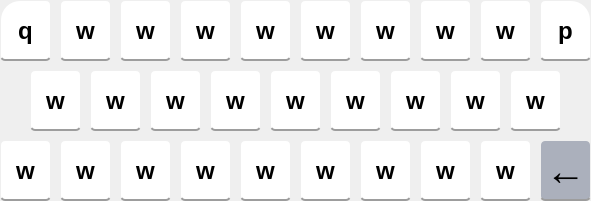
     <widget class="QFrame" name="frame_3">
      <property name="geometry">
       <rect>
        <x>10</x>
        <y>10</y>
        <width>591</width>
        <height>201</height>
       </rect>
      </property>
      <property name="styleSheet">
       <string notr="true">border:none;
border-radius:0px;</string>
      </property>
      <property name="frameShape">
       <enum>QFrame::StyledPanel</enum>
      </property>
      <property name="frameShadow">
       <enum>QFrame::Raised</enum>
      </property>
      <widget class="QPushButton" name="pushButton_32">
       <property name="geometry">
        <rect>
         <x>0</x>
         <y>0</y>
         <width>51</width>
         <height>61</height>
        </rect>
       </property>
       <property name="font">
        <font>
         <family>Arial</family>
         <pointsize>18</pointsize>
         <weight>75</weight>
         <bold>true</bold>
        </font>
       </property>
       <property name="styleSheet">
        <string notr="true">#pushButton_32{
border: 2px solid;
border-left-color: none;
border-right-color: none;
border-top-color:  none;
border-bottom-color: rgb(157, 157, 157);
background-color: rgb(255, 255, 255);
border-radius: 5px;
border-top-left-radius: 20px;

}
#pushButton_32:hover{
background-color: rgb(200,207,215);
padding-bottom: 5px;
padding-right: 5px;
}
#pushButton_32:pressed {
padding-top:5px;
padding-left:5px;
background-color: rgba(171,176,188,255);
}

</string>
       </property>
       <property name="text">
        <string>q</string>
       </property>
      </widget>
      <widget class="QPushButton" name="pushButton_33">
       <property name="geometry">
        <rect>
         <x>540</x>
         <y>0</y>
         <width>51</width>
         <height>61</height>
        </rect>
       </property>
       <property name="font">
        <font>
         <family>Arial</family>
         <pointsize>18</pointsize>
         <weight>75</weight>
         <bold>true</bold>
        </font>
       </property>
       <property name="styleSheet">
        <string notr="true">#pushButton_33{
border: 2px solid;
border-left-color: none;
border-right-color: none;
border-top-color:  none;
border-bottom-color: rgb(157, 157, 157);
background-color: rgb(255, 255, 255);
border-radius: 5px;
border-top-right-radius: 20px;
}
#pushButton_33:hover{
background-color: rgb(200,207,215);
padding-bottom: 5px;
padding-right: 5px;
}
#pushButton_33:pressed {
padding-top:5px;
padding-left:5px;
background-color: rgba(171,176,188,255);
}

</string>
       </property>
       <property name="text">
        <string>p</string>
       </property>
      </widget>
      <widget class="QPushButton" name="pushButton_34">
       <property name="geometry">
        <rect>
         <x>60</x>
         <y>0</y>
         <width>51</width>
         <height>61</height>
        </rect>
       </property>
       <property name="font">
        <font>
         <family>Arial</family>
         <pointsize>18</pointsize>
         <weight>75</weight>
         <bold>true</bold>
        </font>
       </property>
       <property name="styleSheet">
        <string notr="true">#pushButton_34{

background-color: rgb(255, 255, 255);
border-radius: 5px;
border: 2px solid;
border-left-color: none;
border-right-color: none;
border-top-color:  none;
border-bottom-color: rgb(157, 157, 157);
}
#pushButton_34:hover{
background-color: rgb(200,207,215);
padding-bottom: 5px;
padding-right: 5px;
}
#pushButton_34:pressed {
padding-top:5px;
padding-left:5px;
background-color: rgba(171,176,188,255);
}

</string>
       </property>
       <property name="text">
        <string>w</string>
       </property>
      </widget>
      <widget class="QPushButton" name="pushButton_35">
       <property name="geometry">
        <rect>
         <x>120</x>
         <y>0</y>
         <width>51</width>
         <height>61</height>
        </rect>
       </property>
       <property name="font">
        <font>
         <family>Arial</family>
         <pointsize>18</pointsize>
         <weight>75</weight>
         <bold>true</bold>
        </font>
       </property>
       <property name="styleSheet">
        <string notr="true">#pushButton_35{

background-color: rgb(255, 255, 255);
border-radius: 5px;
border: 2px solid;
border-left-color: none;
border-right-color: none;
border-top-color:  none;
border-bottom-color: rgb(157, 157, 157);
}
#pushButton_35:hover{
background-color: rgb(200,207,215);
padding-bottom: 5px;
padding-right: 5px;
}
#pushButton_35:pressed {
padding-top:5px;
padding-left:5px;
background-color: rgba(171,176,188,255);
}

</string>
       </property>
       <property name="text">
        <string>w</string>
       </property>
      </widget>
      <widget class="QPushButton" name="pushButton_36">
       <property name="geometry">
        <rect>
         <x>180</x>
         <y>0</y>
         <width>51</width>
         <height>61</height>
        </rect>
       </property>
       <property name="font">
        <font>
         <family>Arial</family>
         <pointsize>18</pointsize>
         <weight>75</weight>
         <bold>true</bold>
        </font>
       </property>
       <property name="styleSheet">
        <string notr="true">#pushButton_36{

background-color: rgb(255, 255, 255);
border-radius: 5px;
border: 2px solid;
border-left-color: none;
border-right-color: none;
border-top-color:  none;
border-bottom-color: rgb(157, 157, 157);
}
#pushButton_36:hover{
background-color: rgb(200,207,215);
padding-bottom: 5px;
padding-right: 5px;
}
#pushButton_36:pressed {
padding-top:5px;
padding-left:5px;
background-color: rgba(171,176,188,255);
}

</string>
       </property>
       <property name="text">
        <string>w</string>
       </property>
      </widget>
      <widget class="QPushButton" name="pushButton_37">
       <property name="geometry">
        <rect>
         <x>240</x>
         <y>0</y>
         <width>51</width>
         <height>61</height>
        </rect>
       </property>
       <property name="font">
        <font>
         <family>Arial</family>
         <pointsize>18</pointsize>
         <weight>75</weight>
         <bold>true</bold>
        </font>
       </property>
       <property name="styleSheet">
        <string notr="true">#pushButton_37{

background-color: rgb(255, 255, 255);
border-radius: 5px;
border: 2px solid;
border-left-color: none;
border-right-color: none;
border-top-color:  none;
border-bottom-color: rgb(157, 157, 157);
}
#pushButton_37:hover{
background-color: rgb(200,207,215);
padding-bottom: 5px;
padding-right: 5px;
}
#pushButton_37:pressed {
padding-top:5px;
padding-left:5px;
background-color: rgba(171,176,188,255);
}

</string>
       </property>
       <property name="text">
        <string>w</string>
       </property>
      </widget>
      <widget class="QPushButton" name="pushButton_38">
       <property name="geometry">
        <rect>
         <x>300</x>
         <y>0</y>
         <width>51</width>
         <height>61</height>
        </rect>
       </property>
       <property name="font">
        <font>
         <family>Arial</family>
         <pointsize>18</pointsize>
         <weight>75</weight>
         <bold>true</bold>
        </font>
       </property>
       <property name="styleSheet">
        <string notr="true">#pushButton_38{

background-color: rgb(255, 255, 255);
border-radius: 5px;
border: 2px solid;
border-left-color: none;
border-right-color: none;
border-top-color:  none;
border-bottom-color: rgb(157, 157, 157);
}
#pushButton_38:hover{
background-color: rgb(200,207,215);
padding-bottom: 5px;
padding-right: 5px;
}
#pushButton_38:pressed {
padding-top:5px;
padding-left:5px;
background-color: rgba(171,176,188,255);
}

</string>
       </property>
       <property name="text">
        <string>w</string>
       </property>
      </widget>
      <widget class="QPushButton" name="pushButton_39">
       <property name="geometry">
        <rect>
         <x>360</x>
         <y>0</y>
         <width>51</width>
         <height>61</height>
        </rect>
       </property>
       <property name="font">
        <font>
         <family>Arial</family>
         <pointsize>18</pointsize>
         <weight>75</weight>
         <bold>true</bold>
        </font>
       </property>
       <property name="styleSheet">
        <string notr="true">#pushButton_39{

background-color: rgb(255, 255, 255);
border-radius: 5px;
border: 2px solid;
border-left-color: none;
border-right-color: none;
border-top-color:  none;
border-bottom-color: rgb(157, 157, 157);
}
#pushButton_39:hover{
background-color: rgb(200,207,215);
padding-bottom: 5px;
padding-right: 5px;
}
#pushButton_39:pressed {
padding-top:5px;
padding-left:5px;
background-color: rgba(171,176,188,255);
}

</string>
       </property>
       <property name="text">
        <string>w</string>
       </property>
      </widget>
      <widget class="QPushButton" name="pushButton_40">
       <property name="geometry">
        <rect>
         <x>420</x>
         <y>0</y>
         <width>51</width>
         <height>61</height>
        </rect>
       </property>
       <property name="font">
        <font>
         <family>Arial</family>
         <pointsize>18</pointsize>
         <weight>75</weight>
         <bold>true</bold>
        </font>
       </property>
       <property name="styleSheet">
        <string notr="true">#pushButton_40{

background-color: rgb(255, 255, 255);
border-radius: 5px;
border: 2px solid;
border-left-color: none;
border-right-color: none;
border-top-color:  none;
border-bottom-color: rgb(157, 157, 157);
}
#pushButton_40:hover{
background-color: rgb(200,207,215);
padding-bottom: 5px;
padding-right: 5px;
}
#pushButton_40:pressed {
padding-top:5px;
padding-left:5px;
background-color: rgba(171,176,188,255);
}

</string>
       </property>
       <property name="text">
        <string>w</string>
       </property>
      </widget>
      <widget class="QPushButton" name="pushButton_41">
       <property name="geometry">
        <rect>
         <x>480</x>
         <y>0</y>
         <width>51</width>
         <height>61</height>
        </rect>
       </property>
       <property name="font">
        <font>
         <family>Arial</family>
         <pointsize>18</pointsize>
         <weight>75</weight>
         <bold>true</bold>
        </font>
       </property>
       <property name="styleSheet">
        <string notr="true">#pushButton_41{

background-color: rgb(255, 255, 255);
border-radius: 5px;
border: 2px solid;
border-left-color: none;
border-right-color: none;
border-top-color:  none;
border-bottom-color: rgb(157, 157, 157);
}
#pushButton_41:hover{
background-color: rgb(200,207,215);
padding-bottom: 5px;
padding-right: 5px;
}
#pushButton_41:pressed {
padding-top:5px;
padding-left:5px;
background-color: rgba(171,176,188,255);
}

</string>
       </property>
       <property name="text">
        <string>w</string>
       </property>
      </widget>
      <widget class="QPushButton" name="pushButton_42">
       <property name="geometry">
        <rect>
         <x>30</x>
         <y>70</y>
         <width>51</width>
         <height>61</height>
        </rect>
       </property>
       <property name="font">
        <font>
         <family>Arial</family>
         <pointsize>18</pointsize>
         <weight>75</weight>
         <bold>true</bold>
        </font>
       </property>
       <property name="styleSheet">
        <string notr="true">#pushButton_42{

background-color: rgb(255, 255, 255);
border-radius: 5px;
border: 2px solid;
border-left-color: none;
border-right-color: none;
border-top-color:  none;
border-bottom-color: rgb(157, 157, 157);
}
#pushButton_42:hover{
background-color: rgb(200,207,215);
padding-bottom: 5px;
padding-right: 5px;
}
#pushButton_42:pressed {
padding-top:5px;
padding-left:5px;
background-color: rgba(171,176,188,255);
}

</string>
       </property>
       <property name="text">
        <string>w</string>
       </property>
      </widget>
      <widget class="QPushButton" name="pushButton_43">
       <property name="geometry">
        <rect>
         <x>90</x>
         <y>70</y>
         <width>51</width>
         <height>61</height>
        </rect>
       </property>
       <property name="font">
        <font>
         <family>Arial</family>
         <pointsize>18</pointsize>
         <weight>75</weight>
         <bold>true</bold>
        </font>
       </property>
       <property name="styleSheet">
        <string notr="true">#pushButton_43{

background-color: rgb(255, 255, 255);
border-radius: 5px;
border: 2px solid;
border-left-color: none;
border-right-color: none;
border-top-color:  none;
border-bottom-color: rgb(157, 157, 157);
}
#pushButton_43:hover{
background-color: rgb(200,207,215);
padding-bottom: 5px;
padding-right: 5px;
}
#pushButton_43:pressed {
padding-top:5px;
padding-left:5px;
background-color: rgba(171,176,188,255);
}

</string>
       </property>
       <property name="text">
        <string>w</string>
       </property>
      </widget>
      <widget class="QPushButton" name="pushButton_44">
       <property name="geometry">
        <rect>
         <x>150</x>
         <y>70</y>
         <width>51</width>
         <height>61</height>
        </rect>
       </property>
       <property name="font">
        <font>
         <family>Arial</family>
         <pointsize>18</pointsize>
         <weight>75</weight>
         <bold>true</bold>
        </font>
       </property>
       <property name="styleSheet">
        <string notr="true">#pushButton_44{

background-color: rgb(255, 255, 255);
border-radius: 5px;
border: 2px solid;
border-left-color: none;
border-right-color: none;
border-top-color:  none;
border-bottom-color: rgb(157, 157, 157);
}
#pushButton_44:hover{
background-color: rgb(200,207,215);
padding-bottom: 5px;
padding-right: 5px;
}
#pushButton_44:pressed {
padding-top:5px;
padding-left:5px;
background-color: rgba(171,176,188,255);
}

</string>
       </property>
       <property name="text">
        <string>w</string>
       </property>
      </widget>
      <widget class="QPushButton" name="pushButton_45">
       <property name="geometry">
        <rect>
         <x>210</x>
         <y>70</y>
         <width>51</width>
         <height>61</height>
        </rect>
       </property>
       <property name="font">
        <font>
         <family>Arial</family>
         <pointsize>18</pointsize>
         <weight>75</weight>
         <bold>true</bold>
        </font>
       </property>
       <property name="styleSheet">
        <string notr="true">#pushButton_45{

background-color: rgb(255, 255, 255);
border-radius: 5px;
border: 2px solid;
border-left-color: none;
border-right-color: none;
border-top-color:  none;
border-bottom-color: rgb(157, 157, 157);
}
#pushButton_45:hover{
background-color: rgb(200,207,215);
padding-bottom: 5px;
padding-right: 5px;
}
#pushButton_45:pressed {
padding-top:5px;
padding-left:5px;
background-color: rgba(171,176,188,255);
}

</string>
       </property>
       <property name="text">
        <string>w</string>
       </property>
      </widget>
      <widget class="QPushButton" name="pushButton_46">
       <property name="geometry">
        <rect>
         <x>270</x>
         <y>70</y>
         <width>51</width>
         <height>61</height>
        </rect>
       </property>
       <property name="font">
        <font>
         <family>Arial</family>
         <pointsize>18</pointsize>
         <weight>75</weight>
         <bold>true</bold>
        </font>
       </property>
       <property name="styleSheet">
        <string notr="true">#pushButton_46{

background-color: rgb(255, 255, 255);
border-radius: 5px;
border: 2px solid;
border-left-color: none;
border-right-color: none;
border-top-color:  none;
border-bottom-color: rgb(157, 157, 157);
}
#pushButton_46:hover{
background-color: rgb(200,207,215);
padding-bottom: 5px;
padding-right: 5px;
}
#pushButton_46:pressed {
padding-top:5px;
padding-left:5px;
background-color: rgba(171,176,188,255);
}

</string>
       </property>
       <property name="text">
        <string>w</string>
       </property>
      </widget>
      <widget class="QPushButton" name="pushButton_47">
       <property name="geometry">
        <rect>
         <x>330</x>
         <y>70</y>
         <width>51</width>
         <height>61</height>
        </rect>
       </property>
       <property name="font">
        <font>
         <family>Arial</family>
         <pointsize>18</pointsize>
         <weight>75</weight>
         <bold>true</bold>
        </font>
       </property>
       <property name="styleSheet">
        <string notr="true">#pushButton_47{

background-color: rgb(255, 255, 255);
border-radius: 5px;
border: 2px solid;
border-left-color: none;
border-right-color: none;
border-top-color:  none;
border-bottom-color: rgb(157, 157, 157);
}
#pushButton_47:hover{
background-color: rgb(200,207,215);
padding-bottom: 5px;
padding-right: 5px;
}
#pushButton_47:pressed {
padding-top:5px;
padding-left:5px;
background-color: rgba(171,176,188,255);
}

</string>
       </property>
       <property name="text">
        <string>w</string>
       </property>
      </widget>
      <widget class="QPushButton" name="pushButton_48">
       <property name="geometry">
        <rect>
         <x>390</x>
         <y>70</y>
         <width>51</width>
         <height>61</height>
        </rect>
       </property>
       <property name="font">
        <font>
         <family>Arial</family>
         <pointsize>18</pointsize>
         <weight>75</weight>
         <bold>true</bold>
        </font>
       </property>
       <property name="styleSheet">
        <string notr="true">#pushButton_48{

background-color: rgb(255, 255, 255);
border-radius: 5px;
border: 2px solid;
border-left-color: none;
border-right-color: none;
border-top-color:  none;
border-bottom-color: rgb(157, 157, 157);
}
#pushButton_48:hover{
background-color: rgb(200,207,215);
padding-bottom: 5px;
padding-right: 5px;
}
#pushButton_48:pressed {
padding-top:5px;
padding-left:5px;
background-color: rgba(171,176,188,255);
}

</string>
       </property>
       <property name="text">
        <string>w</string>
       </property>
      </widget>
      <widget class="QPushButton" name="pushButton_49">
       <property name="geometry">
        <rect>
         <x>450</x>
         <y>70</y>
         <width>51</width>
         <height>61</height>
        </rect>
       </property>
       <property name="font">
        <font>
         <family>Arial</family>
         <pointsize>18</pointsize>
         <weight>75</weight>
         <bold>true</bold>
        </font>
       </property>
       <property name="styleSheet">
        <string notr="true">#pushButton_49{

background-color: rgb(255, 255, 255);
border-radius: 5px;
border: 2px solid;
border-left-color: none;
border-right-color: none;
border-top-color:  none;
border-bottom-color: rgb(157, 157, 157);
}
#pushButton_49:hover{
background-color: rgb(200,207,215);
padding-bottom: 5px;
padding-right: 5px;
}
#pushButton_49:pressed {
padding-top:5px;
padding-left:5px;
background-color: rgba(171,176,188,255);
}

</string>
       </property>
       <property name="text">
        <string>w</string>
       </property>
      </widget>
      <widget class="QPushButton" name="pushButton_50">
       <property name="geometry">
        <rect>
         <x>510</x>
         <y>70</y>
         <width>51</width>
         <height>61</height>
        </rect>
       </property>
       <property name="font">
        <font>
         <family>Arial</family>
         <pointsize>18</pointsize>
         <weight>75</weight>
         <bold>true</bold>
        </font>
       </property>
       <property name="styleSheet">
        <string notr="true">#pushButton_50{

background-color: rgb(255, 255, 255);
border-radius: 5px;
border: 2px solid;
border-left-color: none;
border-right-color: none;
border-top-color:  none;
border-bottom-color: rgb(157, 157, 157);
}
#pushButton_50:hover{
background-color: rgb(200,207,215);
padding-bottom: 5px;
padding-right: 5px;
}
#pushButton_50:pressed {
padding-top:5px;
padding-left:5px;
background-color: rgba(171,176,188,255);
}

</string>
       </property>
       <property name="text">
        <string>w</string>
       </property>
      </widget>
      <widget class="QPushButton" name="pushButton_51">
       <property name="geometry">
        <rect>
         <x>0</x>
         <y>140</y>
         <width>51</width>
         <height>61</height>
        </rect>
       </property>
       <property name="font">
        <font>
         <family>Arial</family>
         <pointsize>18</pointsize>
         <weight>75</weight>
         <bold>true</bold>
        </font>
       </property>
       <property name="styleSheet">
        <string notr="true">#pushButton_51{

background-color: rgb(255, 255, 255);
border-radius: 5px;
border: 2px solid;
border-left-color: none;
border-right-color: none;
border-top-color:  none;
border-bottom-color: rgb(157, 157, 157);
}
#pushButton_51:hover{
background-color: rgb(200,207,215);
padding-bottom: 5px;
padding-right: 5px;
}
#pushButton_51:pressed {
padding-top:5px;
padding-left:5px;
background-color: rgba(171,176,188,255);
}

</string>
       </property>
       <property name="text">
        <string>w</string>
       </property>
      </widget>
      <widget class="QPushButton" name="pushButton_52">
       <property name="geometry">
        <rect>
         <x>60</x>
         <y>140</y>
         <width>51</width>
         <height>61</height>
        </rect>
       </property>
       <property name="font">
        <font>
         <family>Arial</family>
         <pointsize>18</pointsize>
         <weight>75</weight>
         <bold>true</bold>
        </font>
       </property>
       <property name="styleSheet">
        <string notr="true">#pushButton_52{

background-color: rgb(255, 255, 255);
border-radius: 5px;
border: 2px solid;
border-left-color: none;
border-right-color: none;
border-top-color:  none;
border-bottom-color: rgb(157, 157, 157);
}
#pushButton_52:hover{
background-color: rgb(200,207,215);
padding-bottom: 5px;
padding-right: 5px;
}
#pushButton_52:pressed {
padding-top:5px;
padding-left:5px;
background-color: rgba(171,176,188,255);
}

</string>
       </property>
       <property name="text">
        <string>w</string>
       </property>
      </widget>
      <widget class="QPushButton" name="pushButton_53">
       <property name="geometry">
        <rect>
         <x>120</x>
         <y>140</y>
         <width>51</width>
         <height>61</height>
        </rect>
       </property>
       <property name="font">
        <font>
         <family>Arial</family>
         <pointsize>18</pointsize>
         <weight>75</weight>
         <bold>true</bold>
        </font>
       </property>
       <property name="styleSheet">
        <string notr="true">#pushButton_53{

background-color: rgb(255, 255, 255);
border-radius: 5px;
border: 2px solid;
border-left-color: none;
border-right-color: none;
border-top-color:  none;
border-bottom-color: rgb(157, 157, 157);
}
#pushButton_53:hover{
background-color: rgb(200,207,215);
padding-bottom: 5px;
padding-right: 5px;
}
#pushButton_53:pressed {
padding-top:5px;
padding-left:5px;
background-color: rgba(171,176,188,255);
}

</string>
       </property>
       <property name="text">
        <string>w</string>
       </property>
      </widget>
      <widget class="QPushButton" name="pushButton_54">
       <property name="geometry">
        <rect>
         <x>180</x>
         <y>140</y>
         <width>51</width>
         <height>61</height>
        </rect>
       </property>
       <property name="font">
        <font>
         <family>Arial</family>
         <pointsize>18</pointsize>
         <weight>75</weight>
         <bold>true</bold>
        </font>
       </property>
       <property name="styleSheet">
        <string notr="true">#pushButton_54{

background-color: rgb(255, 255, 255);
border-radius: 5px;
border: 2px solid;
border-left-color: none;
border-right-color: none;
border-top-color:  none;
border-bottom-color: rgb(157, 157, 157);
}
#pushButton_54:hover{
background-color: rgb(200,207,215);
padding-bottom: 5px;
padding-right: 5px;
}
#pushButton_54:pressed {
padding-top:5px;
padding-left:5px;
background-color: rgba(171,176,188,255);
}

</string>
       </property>
       <property name="text">
        <string>w</string>
       </property>
      </widget>
      <widget class="QPushButton" name="pushButton_55">
       <property name="geometry">
        <rect>
         <x>240</x>
         <y>140</y>
         <width>51</width>
         <height>61</height>
        </rect>
       </property>
       <property name="font">
        <font>
         <family>Arial</family>
         <pointsize>18</pointsize>
         <weight>75</weight>
         <bold>true</bold>
        </font>
       </property>
       <property name="styleSheet">
        <string notr="true">#pushButton_55{

background-color: rgb(255, 255, 255);
border-radius: 5px;
border: 2px solid;
border-left-color: none;
border-right-color: none;
border-top-color:  none;
border-bottom-color: rgb(157, 157, 157);
}
#pushButton_55:hover{
background-color: rgb(200,207,215);
padding-bottom: 5px;
padding-right: 5px;
}
#pushButton_55:pressed {
padding-top:5px;
padding-left:5px;
background-color: rgba(171,176,188,255);
}

</string>
       </property>
       <property name="text">
        <string>w</string>
       </property>
      </widget>
      <widget class="QPushButton" name="pushButton_56">
       <property name="geometry">
        <rect>
         <x>300</x>
         <y>140</y>
         <width>51</width>
         <height>61</height>
        </rect>
       </property>
       <property name="font">
        <font>
         <family>Arial</family>
         <pointsize>18</pointsize>
         <weight>75</weight>
         <bold>true</bold>
        </font>
       </property>
       <property name="styleSheet">
        <string notr="true">#pushButton_56{

background-color: rgb(255, 255, 255);
border-radius: 5px;
border: 2px solid;
border-left-color: none;
border-right-color: none;
border-top-color:  none;
border-bottom-color: rgb(157, 157, 157);
}
#pushButton_56:hover{
background-color: rgb(200,207,215);
padding-bottom: 5px;
padding-right: 5px;
}
#pushButton_56:pressed {
padding-top:5px;
padding-left:5px;
background-color: rgba(171,176,188,255);
}

</string>
       </property>
       <property name="text">
        <string>w</string>
       </property>
      </widget>
      <widget class="QPushButton" name="pushButton_57">
       <property name="geometry">
        <rect>
         <x>360</x>
         <y>140</y>
         <width>51</width>
         <height>61</height>
        </rect>
       </property>
       <property name="font">
        <font>
         <family>Arial</family>
         <pointsize>18</pointsize>
         <weight>75</weight>
         <bold>true</bold>
        </font>
       </property>
       <property name="styleSheet">
        <string notr="true">#pushButton_57{

background-color: rgb(255, 255, 255);
border-radius: 5px;
border: 2px solid;
border-left-color: none;
border-right-color: none;
border-top-color:  none;
border-bottom-color: rgb(157, 157, 157);
}
#pushButton_57:hover{
background-color: rgb(200,207,215);
padding-bottom: 5px;
padding-right: 5px;
}
#pushButton_57:pressed {
padding-top:5px;
padding-left:5px;
background-color: rgba(171,176,188,255);
}

</string>
       </property>
       <property name="text">
        <string>w</string>
       </property>
      </widget>
      <widget class="QPushButton" name="pushButton_58">
       <property name="geometry">
        <rect>
         <x>420</x>
         <y>140</y>
         <width>51</width>
         <height>61</height>
        </rect>
       </property>
       <property name="font">
        <font>
         <family>Arial</family>
         <pointsize>18</pointsize>
         <weight>75</weight>
         <bold>true</bold>
        </font>
       </property>
       <property name="styleSheet">
        <string notr="true">#pushButton_58{

background-color: rgb(255, 255, 255);
border-radius: 5px;
border: 2px solid;
border-left-color: none;
border-right-color: none;
border-top-color:  none;
border-bottom-color: rgb(157, 157, 157);
}
#pushButton_58:hover{
background-color: rgb(200,207,215);
padding-bottom: 5px;
padding-right: 5px;
}
#pushButton_58:pressed {
padding-top:5px;
padding-left:5px;
background-color: rgba(171,176,188,255);
}

</string>
       </property>
       <property name="text">
        <string>w</string>
       </property>
      </widget>
      <widget class="QPushButton" name="pushButton_59">
       <property name="geometry">
        <rect>
         <x>540</x>
         <y>140</y>
         <width>51</width>
         <height>61</height>
        </rect>
       </property>
       <property name="font">
        <font>
         <family>Arial</family>
         <pointsize>30</pointsize>
         <weight>75</weight>
         <bold>true</bold>
        </font>
       </property>
       <property name="styleSheet">
        <string notr="true">#pushButton_59{
border: 2px solid;
border-left-color: none;
border-right-color: none;
border-top-color:  none;
border-bottom-color: rgb(157, 157, 157);
background-color:  rgba(171,176,188,255);
border-radius: 5px;
}
#pushButton_59:hover{
background-color: rgb(153,156,156);
padding-bottom: 5px;
padding-right: 5px;
}

#pushButton_59:pressed {
padding-bottom: 10px;
padding-right: 10px;
background-color:rgba(171,176,188,255);
}

</string>
       </property>
       <property name="text">
        <string>←</string>
       </property>
      </widget>
      <widget class="QPushButton" name="pushButton_60">
       <property name="geometry">
        <rect>
         <x>480</x>
         <y>140</y>
         <width>51</width>
         <height>61</height>
        </rect>
       </property>
       <property name="font">
        <font>
         <family>Arial</family>
         <pointsize>18</pointsize>
         <weight>75</weight>
         <bold>true</bold>
        </font>
       </property>
       <property name="styleSheet">
        <string notr="true">#pushButton_60{

background-color: rgb(255, 255, 255);
border-radius: 5px;
border: 2px solid;
border-left-color: none;
border-right-color: none;
border-top-color:  none;
border-bottom-color: rgb(157, 157, 157);
}
#pushButton_60:hover{
background-color: rgb(200,207,215);
padding-bottom: 5px;
padding-right: 5px;
}
#pushButton_60:pressed {
padding-top:5px;
padding-left:5px;
background-color: rgba(171,176,188,255);
}

</string>
       </property>
       <property name="text">
        <string>w</string>
       </property>
      </widget>
     </widget>
